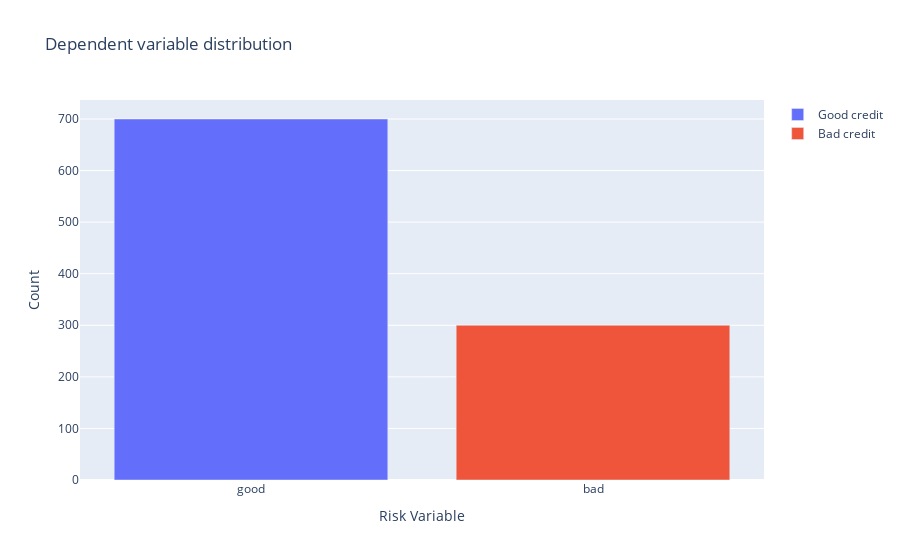

Notebook source saved alongside this figure:
### Markdown cell above
# Exploratory Data Analysis

### Code cell
# In[5]:


# work with plotly
import plotly.offline as py 
py.init_notebook_mode(connected=True) # this code, allow us to work with offline plotly version
import plotly.graph_objs as go # it's like "plt" of matplot
import plotly.tools as tls # It's useful to we get some tools of plotly
import warnings # This library will be used to ignore some warnings
from collections import Counter # To do counter of some features

tr0 = go.Bar(
            x = df_credit[df_credit["Risk"]== 'good']["Risk"].value_counts().index.values,
            y = df_credit[df_credit["Risk"]== 'good']["Risk"].value_counts().values,
            name='Good credit'
    )

tr1 = go.Bar(
            x = df_credit[df_credit["Risk"]== 'bad']["Risk"].value_counts().index.values,
            y = df_credit[df_credit["Risk"]== 'bad']["Risk"].value_counts().values,
            name='Bad credit'
    )

data = [tr0, tr1]

layout = go.Layout(
    
)

layout = go.Layout(
    yaxis=dict(
        title='Count'
    ),
    xaxis=dict(
        title='Risk Variable'
    ),
    title='Dependent variable distribution'
)

fig = go.Figure(data=data, layout=layout)

py.iplot(fig, filename='grouped-bar')

### Figure 1 — Plotly figure (JSON) as saved in the notebook; plotly's stock layout.template omitted (floating-point values rounded to 4 significant figures)
{"data": [{"name": "Good credit", "type": "bar", "x": ["good"], "y": [700]}, {"name": "Bad credit", "type": "bar", "x": ["bad"], "y": [300]}], "layout": {"title": {"text": "Dependent variable distribution"}, "xaxis": {"title": {"text": "Risk Variable"}}, "yaxis": {"title": {"text": "Count"}}}}
